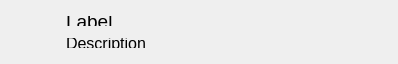
<?xml version="1.0" encoding="UTF-8"?>
<ui version="4.0">
 <class>Notification</class>
 <widget class="QWidget" name="Notification">
  <property name="geometry">
   <rect>
    <x>0</x>
    <y>0</y>
    <width>398</width>
    <height>64</height>
   </rect>
  </property>
  <property name="minimumSize">
   <size>
    <width>0</width>
    <height>64</height>
   </size>
  </property>
  <property name="windowTitle">
   <string>Form</string>
  </property>
  <property name="styleSheet">
   <string notr="true">border-radius: 0px;</string>
  </property>
  <layout class="QHBoxLayout" name="horizontalLayout">
   <property name="spacing">
    <number>0</number>
   </property>
   <property name="leftMargin">
    <number>0</number>
   </property>
   <property name="topMargin">
    <number>0</number>
   </property>
   <property name="rightMargin">
    <number>0</number>
   </property>
   <property name="bottomMargin">
    <number>0</number>
   </property>
   <item>
    <widget class="QFrame" name="notify_type_line_frame">
     <property name="maximumSize">
      <size>
       <width>16</width>
       <height>16777215</height>
      </size>
     </property>
     <property name="frameShape">
      <enum>QFrame::StyledPanel</enum>
     </property>
     <property name="frameShadow">
      <enum>QFrame::Raised</enum>
     </property>
    </widget>
   </item>
   <item>
    <widget class="QLabel" name="Icon_label">
     <property name="minimumSize">
      <size>
       <width>56</width>
       <height>0</height>
      </size>
     </property>
     <property name="maximumSize">
      <size>
       <width>56</width>
       <height>16777215</height>
      </size>
     </property>
     <property name="text">
      <string/>
     </property>
    </widget>
   </item>
   <item>
    <widget class="QFrame" name="texts_frame">
     <property name="frameShape">
      <enum>QFrame::StyledPanel</enum>
     </property>
     <property name="frameShadow">
      <enum>QFrame::Raised</enum>
     </property>
     <layout class="QVBoxLayout" name="verticalLayout">
      <property name="spacing">
       <number>12</number>
      </property>
      <property name="leftMargin">
       <number>0</number>
      </property>
      <property name="topMargin">
       <number>16</number>
      </property>
      <property name="rightMargin">
       <number>0</number>
      </property>
      <property name="bottomMargin">
       <number>16</number>
      </property>
      <item>
       <widget class="QLabel" name="label">
        <property name="minimumSize">
         <size>
          <width>280</width>
          <height>0</height>
         </size>
        </property>
        <property name="maximumSize">
         <size>
          <width>280</width>
          <height>16777215</height>
         </size>
        </property>
        <property name="font">
         <font>
          <pointsize>14</pointsize>
         </font>
        </property>
        <property name="text">
         <string>Label</string>
        </property>
        <property name="wordWrap">
         <bool>true</bool>
        </property>
       </widget>
      </item>
      <item>
       <widget class="QLabel" name="Description">
        <property name="font">
         <font>
          <pointsize>12</pointsize>
         </font>
        </property>
        <property name="text">
         <string>Description</string>
        </property>
       </widget>
      </item>
     </layout>
    </widget>
   </item>
   <item>
    <widget class="QPushButton" name="close_pushButton">
     <property name="sizePolicy">
      <sizepolicy hsizetype="Minimum" vsizetype="Expanding">
       <horstretch>0</horstretch>
       <verstretch>0</verstretch>
      </sizepolicy>
     </property>
     <property name="minimumSize">
      <size>
       <width>52</width>
       <height>0</height>
      </size>
     </property>
     <property name="maximumSize">
      <size>
       <width>52</width>
       <height>16777215</height>
      </size>
     </property>
     <property name="text">
      <string/>
     </property>
    </widget>
   </item>
  </layout>
 </widget>
 <resources/>
 <connections/>
</ui>
